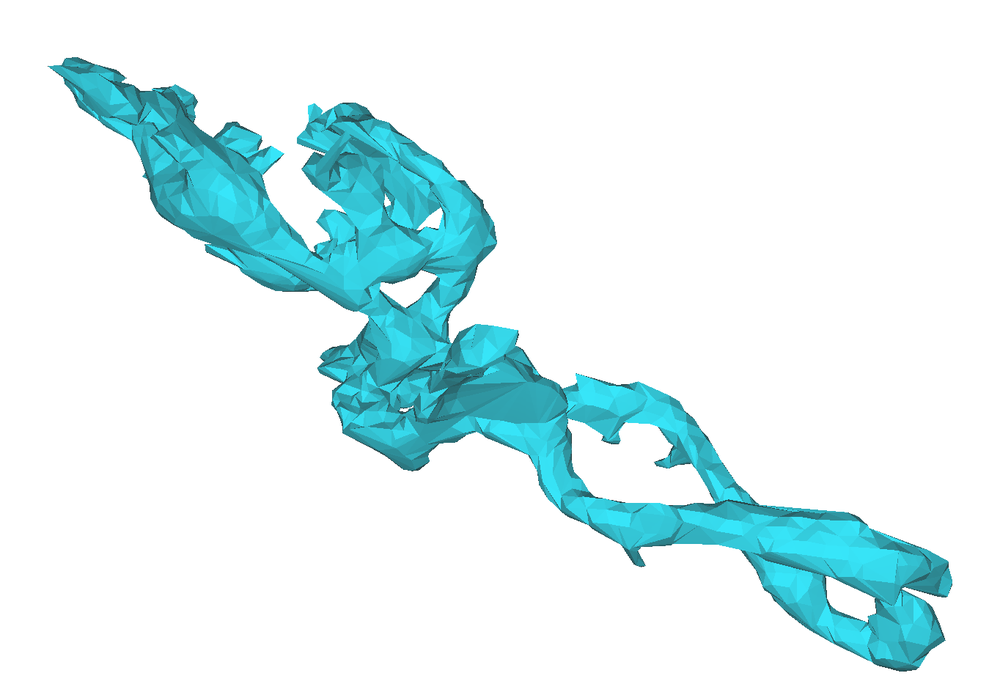
#> input picture inputs/TS1_tilted.png, 1000 x 695 px, shrunk from 1364 x 948 before the run
$ python crop_demo.py
#> lines starting #> are read from the running program, lines starting #| are printed output that depends on the picture; after the words box and inside, x2 and y2 are one past the last pixel; in counts of white or black regions, pixels touching at a corner belong together
#> in main, original is the input picture: PIL image 1000x695 RGBA; mean R, G, B, A 220.3, 242.1, 244.6, 255
### packplot/crop.py
"""Crop images to foreground content, optionally deskewing rotated content."""

from __future__ import annotations

from pathlib import Path

import cv2
import numpy as np
from PIL import Image

_AXIS_ALIGNED_ANGLE = 0.5


def crop_to_content(
    image: Image.Image | Path | str,
    background: tuple[int, ...] = (255, 255, 255),
    threshold: int = 0,
    *,
    output_path: Path | str | None = None,
    write: bool = True,
) -> Image.Image:
    """Crop *image* to foreground content, deskewing when content is rotated."""
    loaded = _load_image(image)
    cropped = _deskew_and_crop(loaded, background, threshold)

    if write:
        if output_path is None:
            raise ValueError("output_path is required when write=True")
        output = Path(output_path)
        output.parent.mkdir(parents=True, exist_ok=True)
        cropped.save(output)

    return cropped


def _load_image(image: Image.Image | Path | str) -> Image.Image:
    if isinstance(image, Image.Image):
        return image
    return Image.open(image)


def _foreground_mask(
    image: Image.Image,
    background: tuple[int, ...],
    threshold: int,
) -> np.ndarray:
#> called with background = (255, 255, 255), threshold = 0
    rgb = np.asarray(image.convert("RGB"))
    bg = np.array(background[:3], dtype=np.int16)
    diff = np.abs(rgb.astype(np.int16) - bg).max(axis=-1)
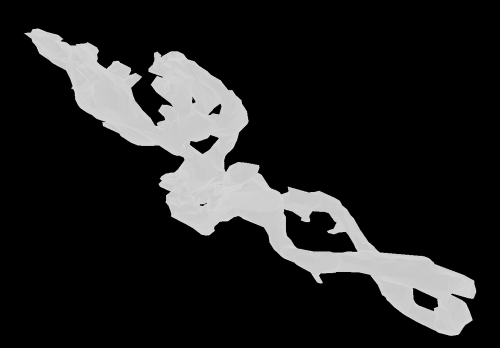
#> diff: shape (695, 1000) int16 (shown at 1/2 size); min 0, max 252, mean 34.7
    return diff > threshold
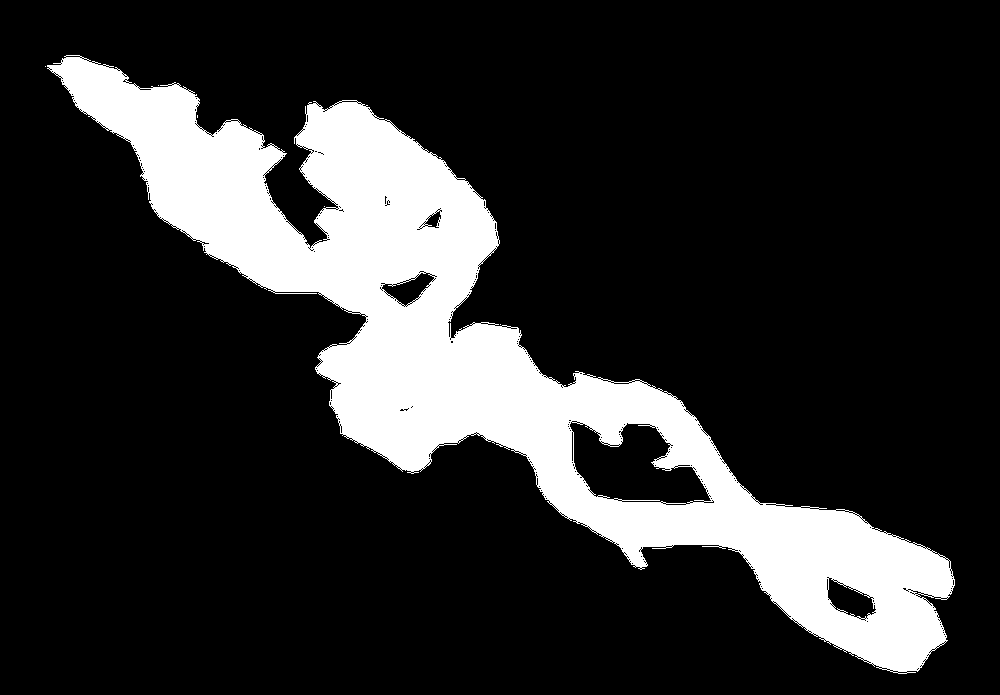
#> returned value: shape (695, 1000) bool; 17.8% white; 6 white regions (5 under 20 px), largest, box (x1, y1, x2, y2) and area: (47, 55, 955, 674) 123610


def _mask_to_uint8(mask: np.ndarray) -> np.ndarray:
    return mask.astype(np.uint8) * 255
#> returned value: shape (695, 1000); 17.8% white; 6 white regions (5 under 20 px)


def _largest_contour(mask: np.ndarray) -> np.ndarray | None:
    contours, _ = cv2.findContours(
        _mask_to_uint8(mask),
        cv2.RETR_EXTERNAL,
        cv2.CHAIN_APPROX_SIMPLE,
    )
#> contours = 6 contours, 5 with area under 20; largest, box (x1, y1, x2, y2) and area: (47, 55, 955, 674) 132828
    if not contours:
        return None
    return max(contours, key=cv2.contourArea)


def _deskew_angle(rect: tuple[tuple[float, float], tuple[float, float], float]) -> float:
    """Return the smallest rotation (degrees) that axis-aligns the min-area rect."""
    _, (width, height), angle = rect
    if width < height:
        angle += 90.0
    if angle > 45.0:
        angle -= 90.0
    elif angle < -45.0:
        angle += 90.0
    return angle


def _min_area_rect_angle(mask: np.ndarray) -> float:
    contour = _largest_contour(mask)
#> contour = contour of 2102 points, box (x1, y1, x2, y2) (47, 55, 955, 674), area 132828
    if contour is None or len(contour) < 3:
        raise ValueError("no foreground content found")
    return _deskew_angle(cv2.minAreaRect(contour))


def _bbox_from_mask(mask: np.ndarray) -> tuple[int, int, int, int]:
    ys, xs = np.nonzero(mask)
    if len(xs) == 0:
        raise ValueError("no foreground content found")
    return int(xs.min()), int(ys.min()), int(xs.max()) + 1, int(ys.max()) + 1


def _rotate_fillcolor(
    image: Image.Image,
    background: tuple[int, ...],
) -> tuple[int, ...]:
    if image.mode == "RGBA":
        if len(background) >= 4:
            return background[:4]
        return (*background[:3], 255)
    return background[:3]


def _deskew_and_crop(
    image: Image.Image,
    background: tuple[int, ...],
    threshold: int,
) -> Image.Image:
    mask = _foreground_mask(image, background, threshold)
    angle = _min_area_rect_angle(mask)
#> angle = 38.34

    if abs(angle) < _AXIS_ALIGNED_ANGLE:
        return image.crop(_bbox_from_mask(mask))

    rotated = image.rotate(
        -angle,
        resample=Image.Resampling.BICUBIC,
        expand=True,
        fillcolor=_rotate_fillcolor(image, background),
    )
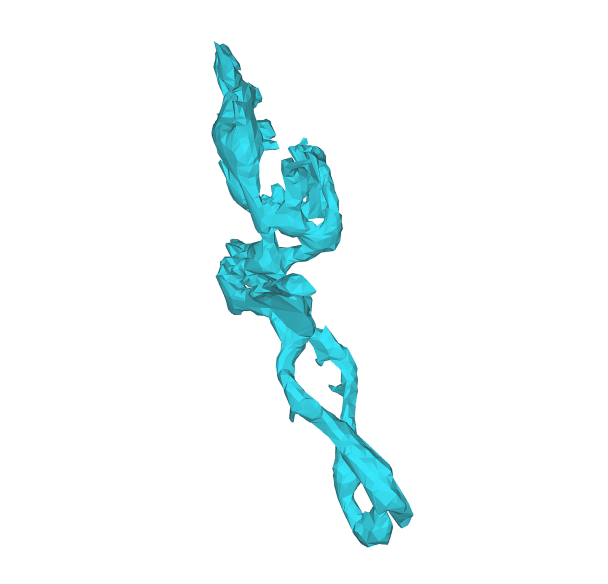
#> rotated: PIL image 1216x1167 RGBA (shown at 1/2 size); mean R, G, B, A 237.9, 248.6, 249.8, 255
    rotated_mask = _foreground_mask(rotated, background, threshold)
#> call 2 of _foreground_mask, with background = (255, 255, 255), threshold = 0
#> in _foreground_mask (call 2), `diff = np.abs(rgb.astype(np.int16) - bg).max(axis=-1)`:
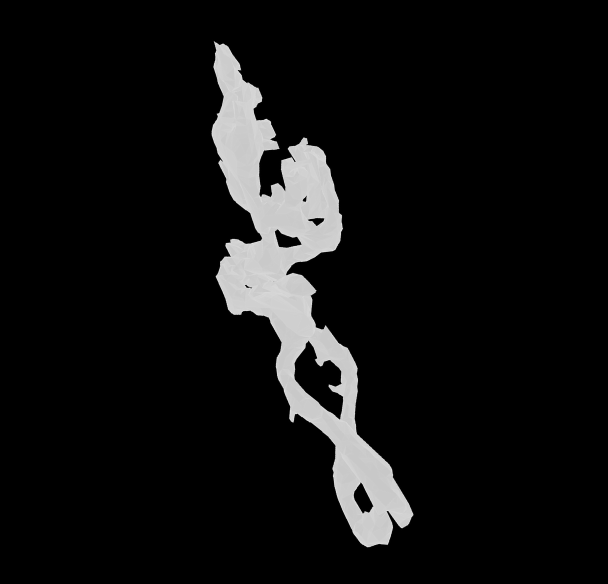
#> diff: shape (1167, 1216) int16 (shown at 1/2 size); min 0, max 255, mean 17.1
#> in _foreground_mask (call 2), `return diff > threshold`:
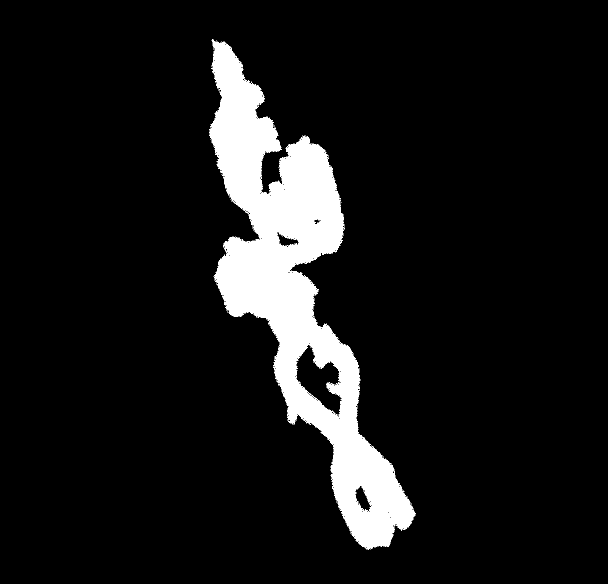
#> returned value: shape (1167, 1216) bool (shown at 1/2 size); 9% white; 280 white regions (279 under 20 px), largest, box (x1, y1, x2, y2) and area: (419, 78, 831, 1099) 126763
    bbox = _bbox_from_mask(rotated_mask)
#> bbox = (419, 78, 831, 1099)
    return rotated.crop(bbox)
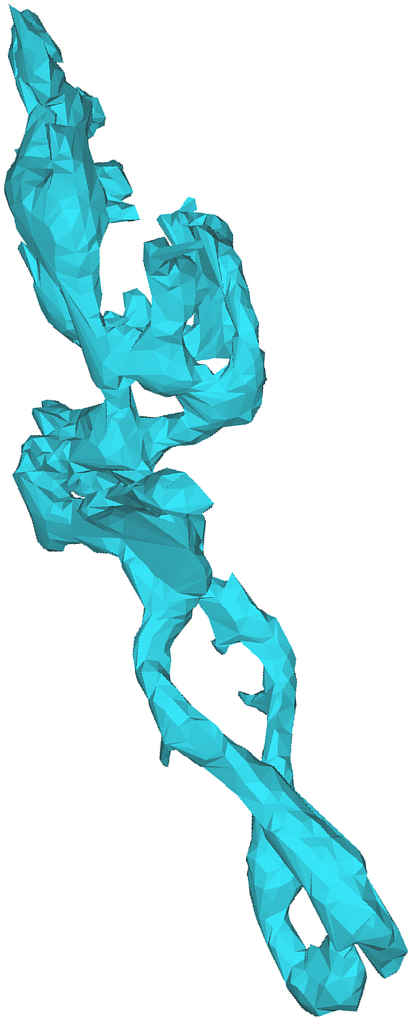
#> returned value: PIL image 412x1021 RGBA; mean R, G, B, A 197.5, 233.6, 237.6, 255

### demos/crop_demo.py
"""Demo: crop a tilted input image to its foreground content."""

from __future__ import annotations

import sys
from pathlib import Path

from PIL import Image

from packplot.crop import crop_to_content

ROOT = Path(__file__).resolve().parent.parent
INPUT = ROOT / "inputs" / "TS1_tilted.png"
OUTPUT = Path(__file__).resolve().parent / "outputs" / "crop_demo.png"


def main() -> None:
    input_path = Path(sys.argv[1]) if len(sys.argv) > 1 else INPUT
    if not input_path.is_file():
        raise SystemExit(f"Input not found: {input_path}")

    original = Image.open(input_path)
    cropped = crop_to_content(
        input_path,
        background=(255, 255, 255),
        threshold=0,
        output_path=OUTPUT,
    )
    print(
        f"Wrote {OUTPUT} "
        f"({original.width}x{original.height} -> {cropped.width}x{cropped.height})"
    )
#| Wrote demos/outputs/crop_demo.png (1000x695 -> 412x1021)


if __name__ == "__main__":
    main()

$ run again, with inputs/TS21_2.png copied over inputs/TS1_tilted.png
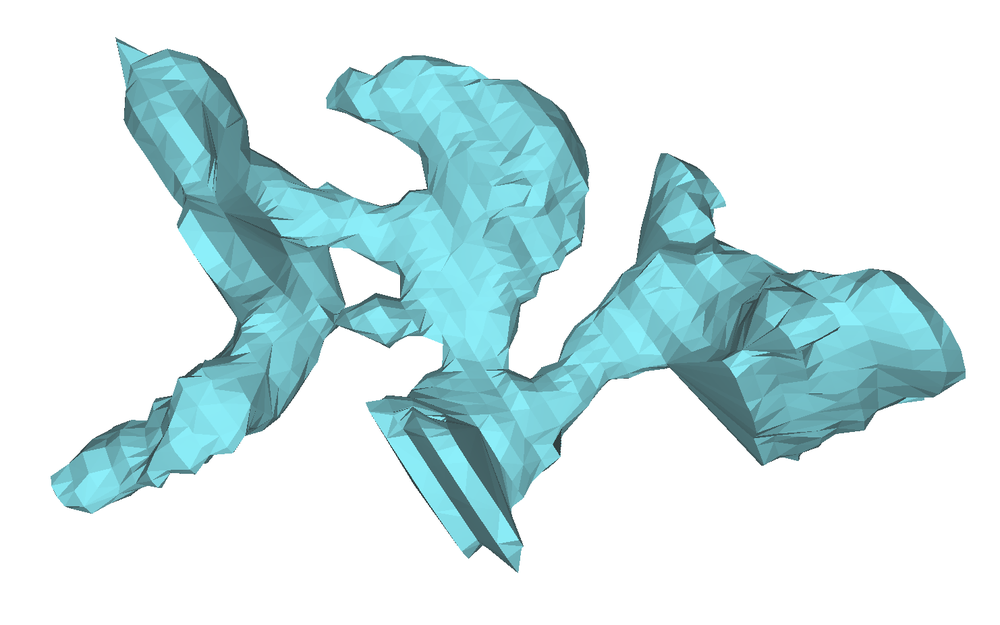
#> input picture inputs/TS21_2.png, 1000 x 625 px, shrunk from 1482 x 926 before the run
#> in main, original is the input picture: PIL image 1000x625 RGBA; mean R, G, B, A 209.5, 231.8, 234.2, 255
#> in _foreground_mask, `return diff > threshold`:
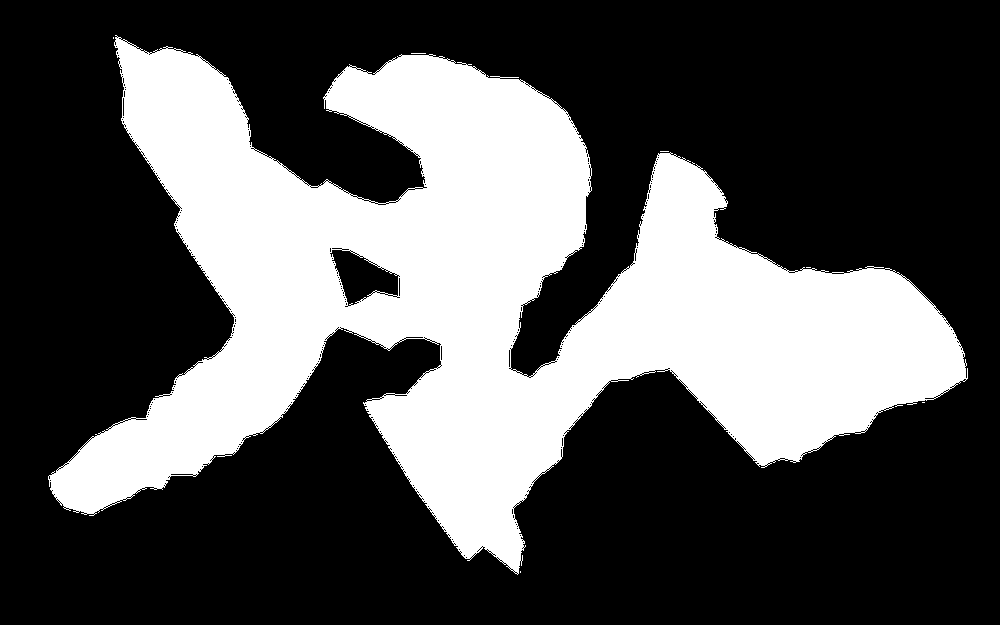
#> returned value: shape (625, 1000) bool; 32.5% white; 7 white regions (6 under 20 px), largest, box (x1, y1, x2, y2) and area: (48, 35, 968, 575) 202949
#> contours = 7 contours, 6 with area under 20; largest, box (x1, y1, x2, y2) and area: (48, 35, 968, 575) 204902
#> contour = contour of 2609 points, box (x1, y1, x2, y2) (48, 35, 968, 575), area 204902
#> angle = 7.85
#> rgb: shape (757, 1076, 3)
#> diff: shape (757, 1076) int16
#> bbox = (66, 49, 996, 643)
#> in _deskew_and_crop, `return rotated.crop(bbox)`:
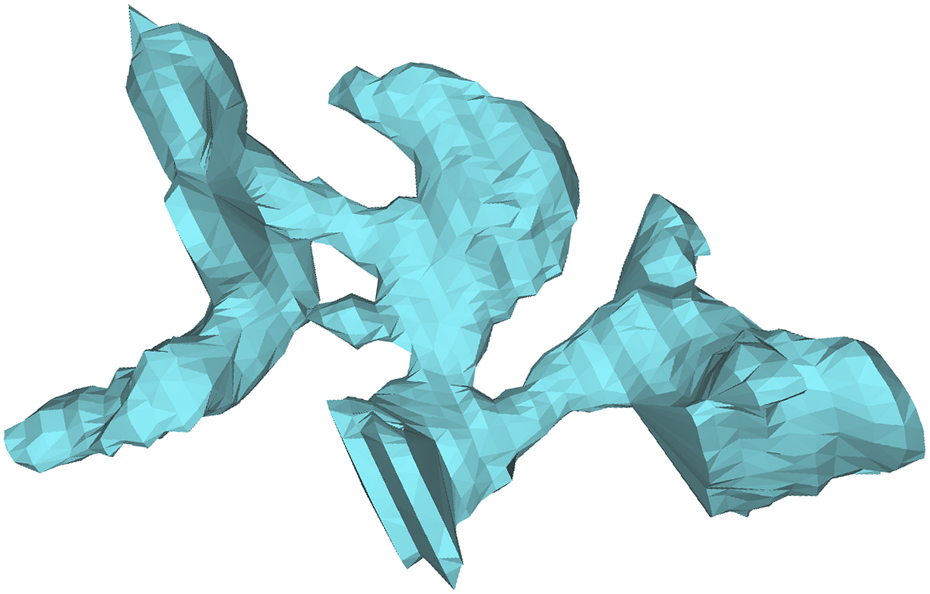
#> returned value: PIL image 930x594 RGBA; mean R, G, B, A 203.3, 228.5, 231.3, 255
#| Wrote demos/outputs/crop_demo.png (1000x625 -> 930x594)
